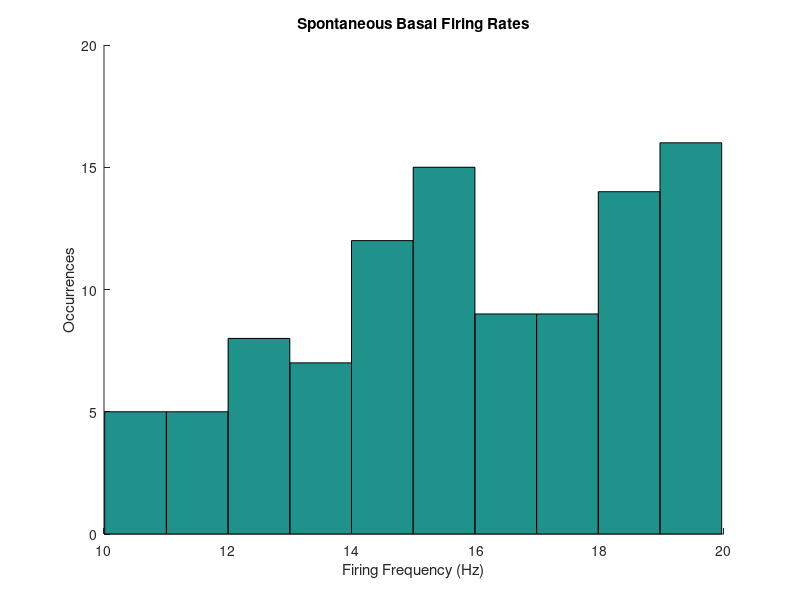

Write the MATLAB code that produced this figure. (Note: this script raises an error after producing the figure.)
% BME 515 HW 3 Part 4 - Electroneurogram (ENG)
% 30-Oct-2014 (blh19)
clear; clc; format short g

%% 4a. Histogram of Firing Rates
% uniform distribution between 10-20 Hz

% set seed
s = rng(0);

% generate uniform distribution
noaxons = 1e2;
dist = 10+10*rand(noaxons,1);

% plot histogram
figure(1); clf; hold on
hist(dist)
title('Spontaneous Basal Firing Rates')
xlabel('Firing Frequency (Hz)')
ylabel('Occurrences')
setfont(18)

print -dpng bme515_hw3_part4a